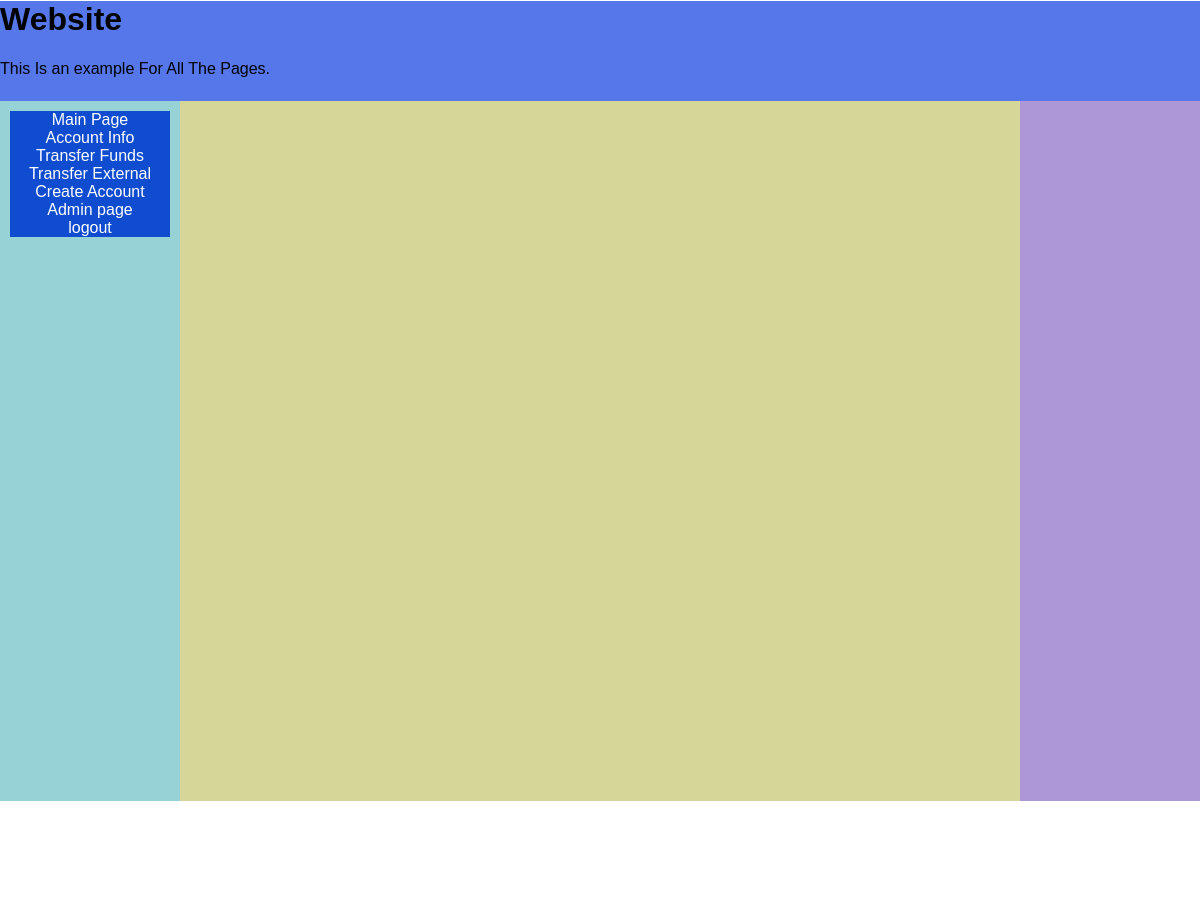
The app's page /pages/adminpage.php (signed in), older data.
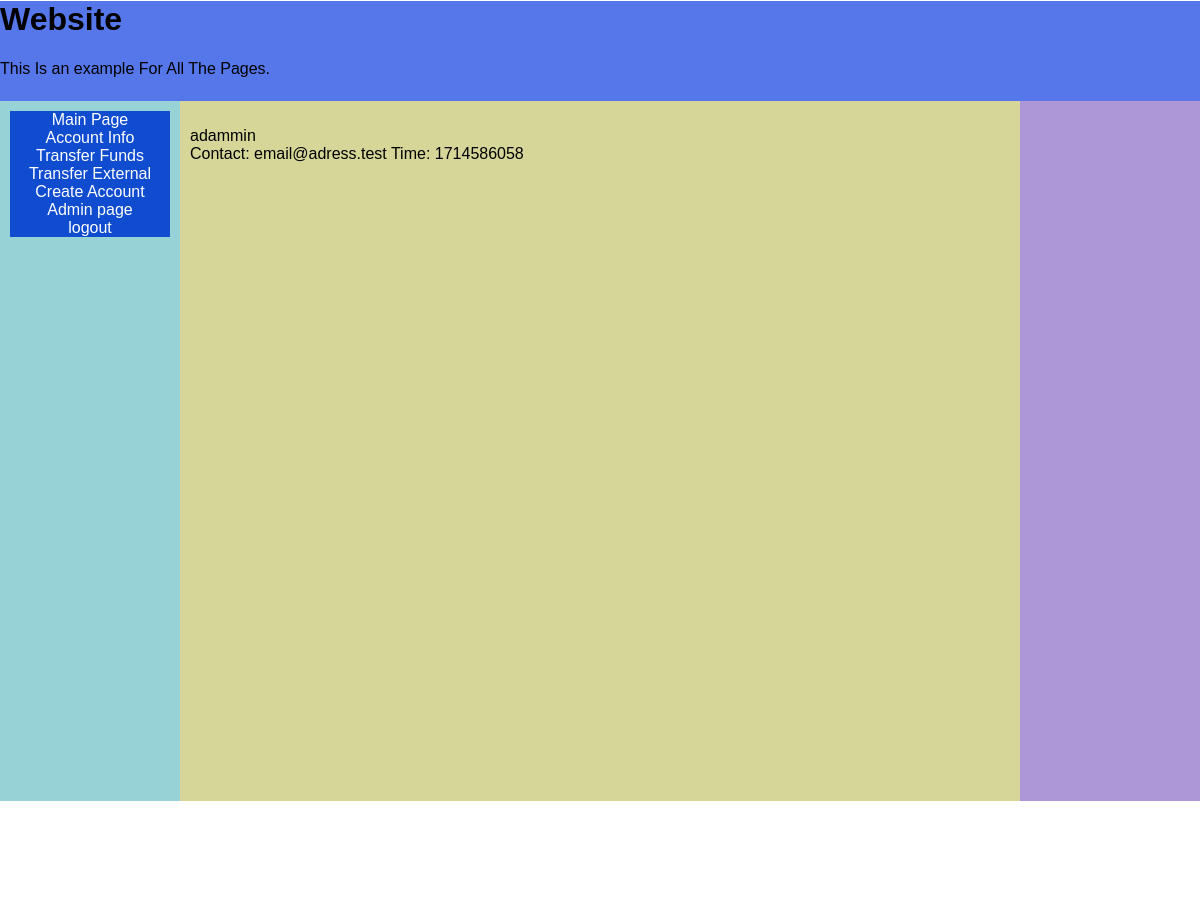
The same page, newer data.
### tables this page shows
CREATE TABLE "Transaction_Table" (
	"TransactionId"	INTEGER NOT NULL UNIQUE,
	"Ammount"	REAL NOT NULL,
	"time"	INTEGER NOT NULL UNIQUE,
	"convertion"	REAL NOT NULL,
	"SenderId"	INTEGER NOT NULL,
	"ReciverId"	INTEGER NOT NULL,
	FOREIGN KEY("SenderId") REFERENCES "Account_Table"("AccountId"),
	FOREIGN KEY("ReciverId") REFERENCES "Account_Table"("AccountId"),
	PRIMARY KEY("TransactionId" AUTOINCREMENT)
);

CREATE TABLE "User_Table" (
	"UserId"	INTEGER NOT NULL UNIQUE,
	"UserName"	TEXT NOT NULL,
	"UserEmail"	TEXT NOT NULL UNIQUE,
	"PasswordHash"	TEXT NOT NULL,
	"adminbool"	INTEGER,
	PRIMARY KEY("UserId" AUTOINCREMENT)
);

### pages/adminpage.php (the view, shortened to what this page needs)
<!DOCTYPE html>
<html lang="en">
<head>
<link rel="stylesheet" href="../css/thecss.css">
</head>
<body>
<?php
include '../assets/headerbar.php';
?>
<div class = "row">
  <?php
  include '../assets/left_sidebar.php';
  ?>
<div class = "column centre">
    <?php
    $db = new SQLite3('../db/db.db');
    $sql = "SELECT User_Table.UserName,User_Table.UserEmail,Transaction_Table.SenderId,Transaction_Table.time From Transaction_Table
    Join Account_Table ON Account_Table.AccountId = Transaction_Table.SenderId
    Join User_Table ON User_Table.UserId = Account_Table.UserId
    Where Transaction_Table.Ammount >= 2000";
    $results = $db->query($sql);
    $result = $results->fetchArray();
    while($result != False){
      echo "<p>".$result["UserName"]." <br> Contact: ".$result["UserEmail"]." Time: ".$result["time"]."</p>";
      $result = $results->fetchArray();
    }
    ?>
  </div>
  <div class = "column right">
  </div>
</div>
</body>
</html>

Row changes from the older to the newer data that the page shows:
added transaction_table: user_table.UserName "adammin", user_table.UserEmail "email@adress.test", time "1714586058"
